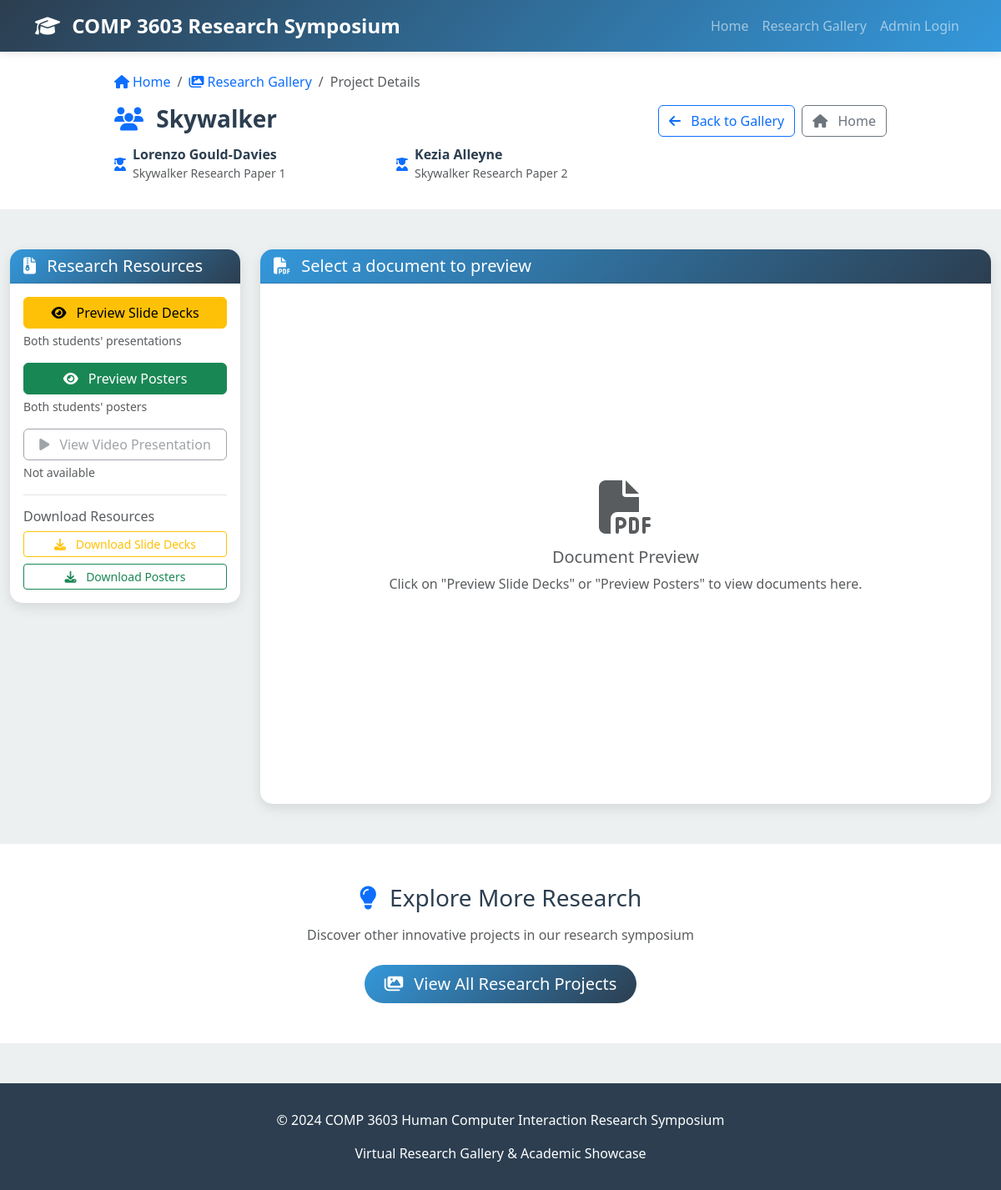
Page /project/27 on the committed database.
### app.py (models this page shows)
class ResearchProject(db.Model):
    id = db.Column(db.Integer, primary_key=True)
    group_name = db.Column(db.String(100), nullable=False)
    member1_name = db.Column(db.String(100), nullable=False)
    member2_name = db.Column(db.String(100), nullable=False)
    paper1_title = db.Column(db.String(200), nullable=False)
    paper2_title = db.Column(db.String(200), nullable=False)
    member1_paper = db.Column(db.String(200), nullable=False)  # Which paper member1 worked on
    member2_paper = db.Column(db.String(200), nullable=False)  # Which paper member2 worked on
    presentation_video_url = db.Column(db.String(500))
    combined_slide_decks_filename = db.Column(db.String(200))  # PDF with both slide decks
    combined_posters_filename = db.Column(db.String(200))      # PDF with both posters
    submission_slide_decks_filename = db.Column(db.String(200))  # Original submission filename for slide decks
    submission_posters_filename = db.Column(db.String(200))      # Original submission filename for posters
    tags = db.Column(db.String(500))  # Comma-separated tags
    created_at = db.Column(db.DateTime, default=datetime.utcnow)
    updated_at = db.Column(db.DateTime, default=datetime.utcnow, onupdate=datetime.utcnow)

### app.py (the view, shortened to what this page needs)
@app.route('/project/<int:project_id>')
def view_project(project_id):
    project = ResearchProject.query.get_or_404(project_id)
    similar_projects = []
    return render_template('view_project.html', project=project, similar_projects=similar_projects)

### templates/view_project.html (shortened to what this page needs)
{% extends "base.html" %}
{% block content %}
<section class="py-4 bg-white">
    <div class="container">
        <div class="row">
            <div class="col-lg-10 mx-auto">
                <nav aria-label="breadcrumb">
                    <ol class="breadcrumb">
                        <li class="breadcrumb-item">
                            <a href="{{ url_for('index') }}" class="text-decoration-none">
                                <i class="fas fa-home me-1"></i>Home
                            </a>
                        </li>
                        <li class="breadcrumb-item">
                            <a href="{{ url_for('gallery') }}" class="text-decoration-none">
                                <i class="fas fa-images me-1"></i>Research Gallery
                            </a>
                        </li>
                        <li class="breadcrumb-item active" aria-current="page">Project Details</li>
                    </ol>
                </nav>
                                <div class="d-flex justify-content-between align-items-start">
                    <div class="flex-grow-1">
                        <h1 class="h3 fw-bold mb-3">
                            <i class="fas fa-users me-2 text-primary"></i>
                            {{ project.group_name }}
                    </h1>
                        <div class="row">
                            <div class="col-md-6">
                                <div class="d-flex align-items-center mb-2">
                                    <i class="fas fa-user-graduate text-primary me-2"></i>
                                    <div>
                                        <h6 class="mb-0 fw-bold">{{ project.member1_name }}</h6>
                                        <small class="text-muted">{{ project.member1_paper }}</small>
                                    </div>
                                </div>
                            </div>
                            <div class="col-md-6">
                                <div class="d-flex align-items-center mb-2">
                                    <i class="fas fa-user-graduate text-primary me-2"></i>
                                    <div>
                                        <h6 class="mb-0 fw-bold">{{ project.member2_name }}</h6>
                                        <small class="text-muted">{{ project.member2_paper }}</small>
                                    </div>
                                </div>
                            </div>
                        </div>
                    </div>
                    <div class="d-flex gap-2">
                        <a href="{{ url_for('gallery') }}" class="btn btn-outline-primary">
                            <i class="fas fa-arrow-left me-2"></i>
                            Back to Gallery
                        </a>
                        <a href="{{ url_for('index') }}" class="btn btn-outline-secondary">
                            <i class="fas fa-home me-2"></i>
                            Home
                        </a>
                    </div>
                </div>
            </div>
        </div>
    </div>
</section>
<section class="py-5">
    <div class="container-fluid">
        <div class="row">
            <div class="col-lg-3">
                <div class="card mb-4">
                    <div class="card-header">
                        <h5 class="mb-0">
                            <i class="fas fa-file-archive me-2"></i>
                            Research Resources
                        </h5>
                    </div>
                    <div class="card-body">
                         <div class="mb-3">
                            {% if project.submission_slide_decks_filename %}
                            <button class="btn btn-warning w-100" type="button"
                                    onclick="showPreview('slideDecks')">
                                <i class="fas fa-eye me-2"></i>
                                Preview Slide Decks
                            </button>
                            <small class="text-muted d-block mt-1">Both students' presentations</small>
                            {% else %}
                            <button class="btn btn-outline-secondary w-100" disabled>
                                     <i class="fas fa-eye me-2"></i>
                                Preview Slide Decks
                            </button>
                            <small class="text-muted d-block mt-1">Not available</small>
                            {% endif %}
                         </div>
                         <div class="mb-3">
                            {% if project.submission_posters_filename %}
                            <button class="btn btn-success w-100" type="button"
                                    onclick="showPreview('posters')">
                                <i class="fas fa-eye me-2"></i>
                                Preview Posters
                            </button>
                            <small class="text-muted d-block mt-1">Both students' posters</small>
                            {% else %}
                            <button class="btn btn-outline-secondary w-100" disabled>
                                     <i class="fas fa-eye me-2"></i>
                                Preview Posters
                            </button>
                            <small class="text-muted d-block mt-1">Not available</small>
                            {% endif %}
                         </div>
                        <div class="mb-3">
                         {% if project.presentation_video_url %}
                             <a href="{{ project.presentation_video_url }}"
                                class="btn btn-info w-100" target="_blank">
                                 <i class="fas fa-play me-2"></i>
                                View Video Presentation
                            </a>
                            <small class="text-muted d-block mt-1">Watch presentation video</small>
                            {% else %}
                            <button class="btn btn-outline-secondary w-100" disabled>
                                <i class="fas fa-play me-2"></i>
                                View Video Presentation
                            </button>
                            <small class="text-muted d-block mt-1">Not available</small>
                            {% endif %}
                         </div>
                        {% if project.submission_slide_decks_filename or project.submission_posters_filename %}
                        <div class="mt-3 pt-3 border-top">
                            <h6 class="text-muted mb-2">Download Resources</h6>
                            {% if project.submission_slide_decks_filename %}
                            <a href="{{ url_for('submission_file', filename=project.submission_slide_decks_filename) }}"
                               class="btn btn-outline-warning btn-sm w-100 mb-2" target="_blank" download>
                                <i class="fas fa-download me-2"></i>
                                Download Slide Decks
                            </a>
                            {% endif %}
                            {% if project.submission_posters_filename %}
                            <a href="{{ url_for('submission_file', filename=project.submission_posters_filename) }}"
                               class="btn btn-outline-success btn-sm w-100" target="_blank" download>
                                <i class="fas fa-download me-2"></i>
                                Download Posters
                            </a>
                         {% endif %}
                        </div>
                        {% endif %}
                    </div>
                </div>
            </div>
            <div class="col-lg-9">
                <div class="card h-100">
                    <div class="card-header d-flex justify-content-between align-items-center">
                        <h5 class="mb-0">
                            <i class="fas fa-file-pdf me-2"></i>
                            <span id="previewTitle">Select a document to preview</span>
                        </h5>
                    </div>
                    <div class="card-body p-0 position-relative" style="height: 600px;">
                        <div id="defaultPreview" class="d-flex align-items-center justify-content-center position-absolute w-100 h-100" style="top: 0; left: 0;">
                            <div class="text-center text-muted">
                                <i class="fas fa-file-pdf fa-4x mb-3"></i>
                                <h5>Document Preview</h5>
                                <p>Click on "Preview Slide Decks" or "Preview Posters" to view documents here.</p>
                            </div>
                        </div>
                    </div>
                </div>
            </div>
        </div>
    </div>
</section>
<section class="py-5 bg-white">
    <div class="container">
        <div class="text-center mb-4">
            <h3 class="mb-3">
                <i class="fas fa-lightbulb me-2 text-primary"></i>
                Explore More Research
            </h3>
            <p class="text-muted">
                Discover other innovative projects in our research symposium
            </p>
        </div>
        <div class="text-center">
            <a href="{{ url_for('gallery') }}" class="btn btn-primary btn-lg">
                <i class="fas fa-images me-2"></i>
                View All Research Projects
            </a>
        </div>
             </div>
     </section>
     {% endblock %}

### templates/base.html (style rules this page uses)
:root { --primary-color: #2c3e50; --secondary-color: #3498db; --accent-color: #e74c3c; --light-bg: #ecf0f1; --dark-text: #2c3e50; }
body { font-family: 'Segoe UI', Tahoma, Geneva, Verdana, sans-serif; background-color: var(--light-bg); color: var(--dark-text); }
.card { border: none; border-radius: 15px; box-shadow: 0 5px 15px rgba(0,0,0,0.1); transition: transform 0.3s ease, box-shadow 0.3s ease; margin-bottom: 1.5rem; }
.card-header { background: linear-gradient(135deg, var(--secondary-color), var(--primary-color)); color: white; border-radius: 15px 15px 0 0 !important; font-weight: bold; }
.btn-primary { background: linear-gradient(135deg, var(--secondary-color), var(--primary-color)); border: none; border-radius: 25px; padding: 0.5rem 1.5rem; font-weight: 500; transition: all 0.3s ease; }

### rows in the picture
ResearchProject: group_name "Skywalker", member1_name "Lorenzo Gould-Davies", member1_paper "Skywalker Research Paper 1", member2_name "Kezia Alleyne", member2_paper "Skywalker Research Paper 2"
